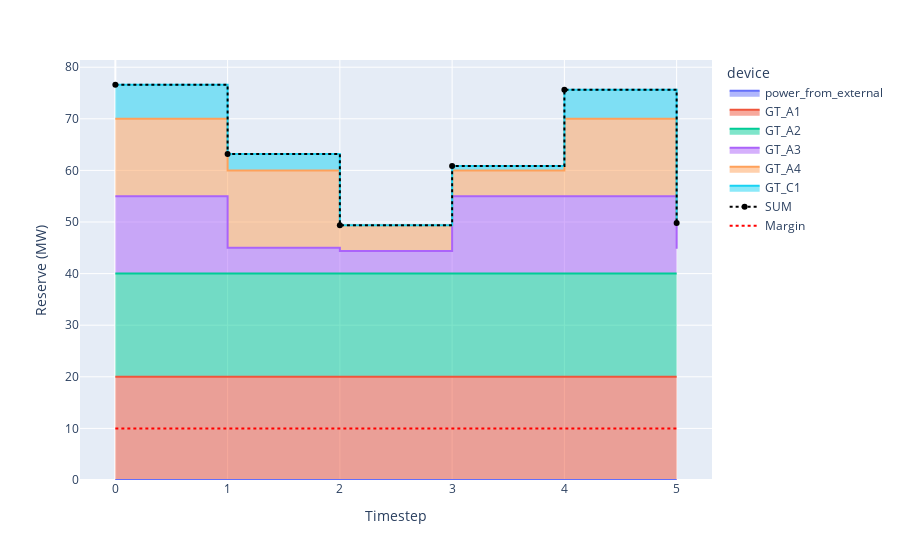

Notebook code for this chart:
### Code cell
plots.plotReserve(sim)

### Figure 1 — Plotly figure (JSON) as saved in the notebook; plotly's stock layout.template omitted (floating-point values rounded to 4 significant figures)
{"data": [{"hovertemplate": "device=power_from_external<br>time=%{x}<br>value=%{y}<extra></extra>", "legendgroup": "power_from_external", "line": {"color": "#636efa", "shape": "hv"}, "mode": "lines", "name": "power_from_external", "orientation": "v", "showlegend": true, "stackgroup": "1", "type": "scatter", "x": [0, 1, 2, 3, 4, 5], "xaxis": "x", "y": [0, 0, 0, 0, 0, 0], "yaxis": "y"}, {"hovertemplate": "device=GT_A1<br>time=%{x}<br>value=%{y}<extra></extra>", "legendgroup": "GT_A1", "line": {"color": "#EF553B", "shape": "hv"}, "mode": "lines", "name": "GT_A1", "orientation": "v", "showlegend": true, "stackgroup": "1", "type": "scatter", "x": [0, 1, 2, 3, 4, 5], "xaxis": "x", "y": [20, 20, 20, 20, 20, 20], "yaxis": "y"}, {"hovertemplate": "device=GT_A2<br>time=%{x}<br>value=%{y}<extra></extra>", "legendgroup": "GT_A2", "line": {"color": "#00cc96", "shape": "hv"}, "mode": "lines", "name": "GT_A2", "orientation": "v", "showlegend": true, "stackgroup": "1", "type": "scatter", "x": [0, 1, 2, 3, 4, 5], "xaxis": "x", "y": [20, 20, 20, 20, 20, 20], "yaxis": "y"}, {"hovertemplate": "device=GT_A3<br>time=%{x}<br>value=%{y}<extra></extra>", "legendgroup": "GT_A3", "line": {"color": "#ab63fa", "shape": "hv"}, "mode": "lines", "name": "GT_A3", "orientation": "v", "showlegend": true, "stackgroup": "1", "type": "scatter", "x": [0, 1, 2, 3, 4, 5], "xaxis": "x", "y": [15, 5, 4.388, 15, 15, 4.796], "yaxis": "y"}, {"hovertemplate": "device=GT_A4<br>time=%{x}<br>value=%{y}<extra></extra>", "legendgroup": "GT_A4", "line": {"color": "#FFA15A", "shape": "hv"}, "mode": "lines", "name": "GT_A4", "orientation": "v", "showlegend": true, "stackgroup": "1", "type": "scatter", "x": [0, 1, 2, 3, 4, 5], "xaxis": "x", "y": [15, 15, 5, 5, 15, 5], "yaxis": "y"}, {"hovertemplate": "device=GT_C1<br>time=%{x}<br>value=%{y}<extra></extra>", "legendgroup": "GT_C1", "line": {"color": "#19d3f3", "shape": "hv"}, "mode": "lines", "name": "GT_C1", "orientation": "v", "showlegend": true, "stackgroup": "1", "type": "scatter", "x": [0, 1, 2, 3, 4, 5], "xaxis": "x", "y": [6.6, 3.203, 0, 0.86, 5.64, 0], "yaxis": "y"}, {"line": {"color": "black", "dash": "dot", "shape": "hv"}, "name": "SUM", "type": "scatter", "x": [0, 1, 2, 3, 4, 5], "y": [76.6, 63.2, 49.39, 60.86, 75.64, 49.8]}, {"line": {"color": "red", "dash": "dot"}, "mode": "lines", "name": "Margin", "type": "scatter", "x": [0, 1, 2, 3, 4, 5], "y": [10, 10, 10, 10, 10, 10]}], "layout": {"autosize": true, "legend": {"title": {"text": "device"}, "tracegroupgap": 0}, "margin": {"t": 60}, "xaxis": {"anchor": "y", "autorange": true, "domain": [0, 1], "range": [-0.3175, 5.318], "title": {"text": "Timestep"}, "type": "linear"}, "yaxis": {"anchor": "x", "autorange": true, "domain": [0, 1], "range": [0, 81.67], "title": {"text": "Reserve (MW)"}, "type": "linear"}}}
